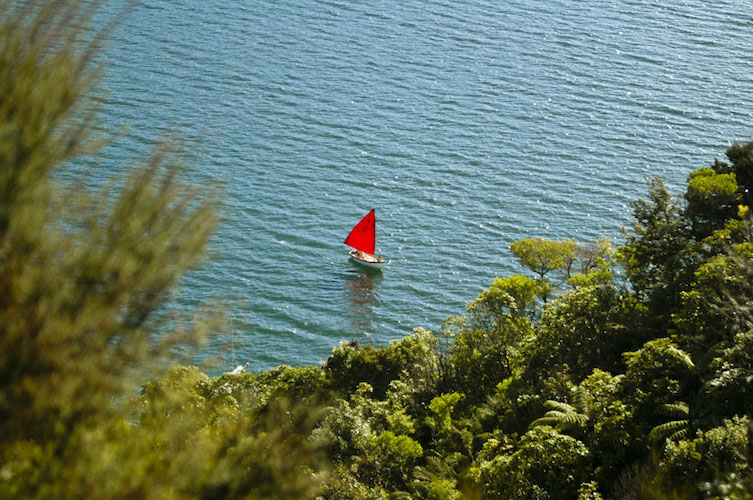
#> input picture entrega2/barco.jpg, 753 x 500 px
$ python entrega.py
#> lines starting #> are read from the running program, lines starting #| are printed output that depends on the picture; after the words box and inside, x2 and y2 are one past the last pixel; in counts of white or black regions, pixels touching at a corner belong together
import cv2 as cv
import numpy as np
# Lemos a imaxe
image = cv.imread('../barco.jpg')
#> image is the input picture: shape (500, 753, 3); mean B, G, R 96.9, 114.9, 98.1

# Función callback. Non fai nada en este caso
def nothing(x):
    pass

# Creamos ventana
cv.namedWindow('deslizadores')
# cv.resizeWindow('deslizadores', 100, 300) # CAMBIAR ESTO

# Creamos trackbars
cv.createTrackbar('Hue_min', 'deslizadores', 0, 180, nothing) # Cambiar o valor máximo a 255 para traballar en espazos distintos a HSV
#> slider 'Hue_min' is set to 36
cv.createTrackbar('Hue_max', 'deslizadores', 0, 180, nothing) # Cambiar o valor máximo a 255 para traballar en espazos distintos a HSV
#> slider 'Hue_max' is set to 180
cv.createTrackbar('Saturation_min', 'deslizadores', 0, 255, nothing)
#> slider 'Saturation_min' is set to 51
cv.createTrackbar('Saturation_max', 'deslizadores', 0, 255, nothing)
#> slider 'Saturation_max' is set to 255
cv.createTrackbar('Value_min', 'deslizadores', 0, 255, nothing)
#> slider 'Value_min' is set to 51
cv.createTrackbar('Value_max', 'deslizadores', 0, 255, nothing)
#> slider 'Value_max' is set to 255

# Bucle principal
while(1):

    # Xestión do bucle
    k = cv.waitKey(1) & 0xFF
#> (key Esc is pressed here)
    if k == 115:
        break

    # obter posicións actuais dos trackbars

    hmin = cv.getTrackbarPos('Hue_min', 'deslizadores')
    hmax = cv.getTrackbarPos('Hue_max', 'deslizadores')
    satmin = cv.getTrackbarPos('Saturation_min', 'deslizadores')
    satmax = cv.getTrackbarPos('Saturation_max', 'deslizadores')
    valmin = cv.getTrackbarPos('Value_min', 'deslizadores')
    valmax = cv.getTrackbarPos('Value_max', 'deslizadores')


    # Creamos copia da imaxe en hsv
    hsv = cv.cvtColor(image, cv.COLOR_BGR2HSV)
#> hsv: shape (500, 753, 3); mean H, S, V 62.7, 116.6, 122.2
    # hsv = cv.cvtColor(image, cv.COLOR_BGR2LAB) # Descomentar para filtrar en Lab
    # hsv = image # Descomentar para filtrar en BGR

    # Creamos máscara
    mask = cv.inRange(hsv, np.array([hmin, satmin, valmin]), np.array([hmax, satmax, valmax]))
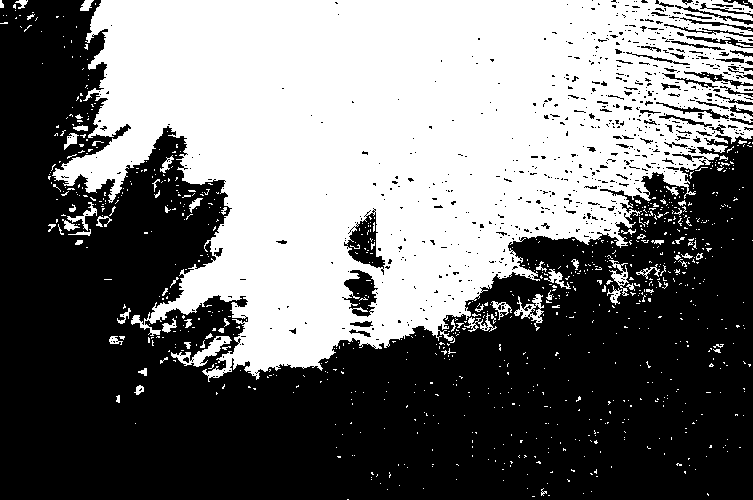
#> mask: shape (500, 753); 44.8% white; 918 white regions (850 under 20 px), largest, box (x1, y1, x2, y2) and area: (52, 0, 753, 382) 161212, (171, 336, 232, 367) 572, (514, 294, 544, 331) 357

    res = cv.bitwise_and(image, image, mask=mask)
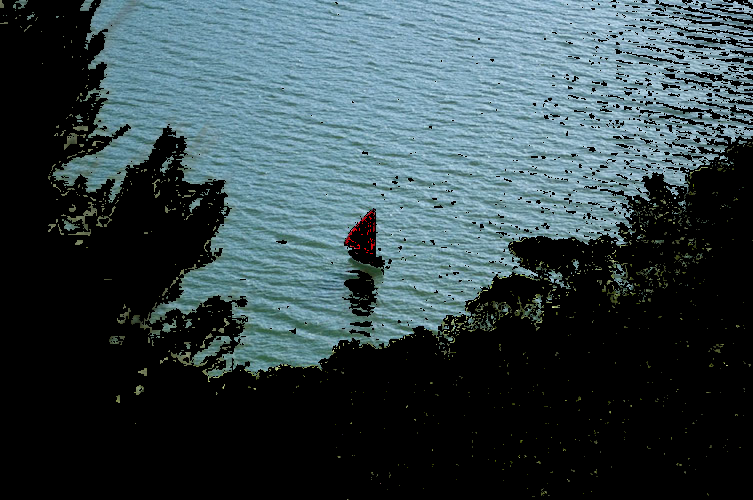
#> res: shape (500, 753, 3); mean B, G, R 73.2, 68.6, 52.2

    cv.imshow('bitwise', res)
    cv.imshow('mascara', mask)
